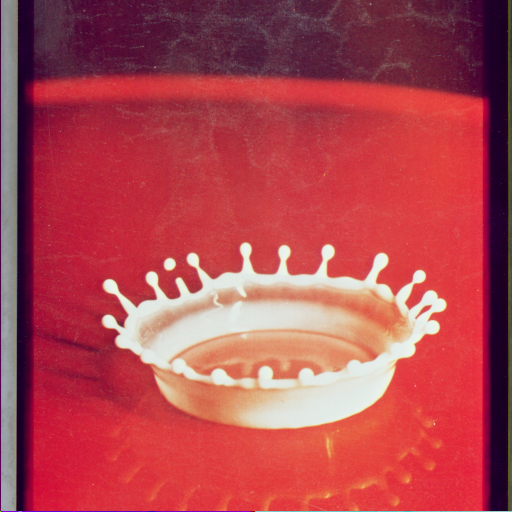
#> input picture Data Set of Images/4.2.01.tiff, 512 x 512 px, found by its file name
$ python '10. Logical Operations on Images.py'
#> lines starting #> are read from the running program, lines starting #| are printed output that depends on the picture
import cv2
import matplotlib.pyplot as plt

def main():

    source = "C:\\Users\\Srikanth\\Desktop\\Python\\Opencv\\Dataset\\"

    imgpath1 = source + "4.2.01.tiff"
    imgpath2 = source + "4.2.02.tiff"

    img1 = cv2.imread(imgpath1,1)
#> img1 is the input picture: shape (512, 512, 3); mean B, G, R 79.9, 70.5, 176.3
    img2 = cv2.imread(imgpath2,1)
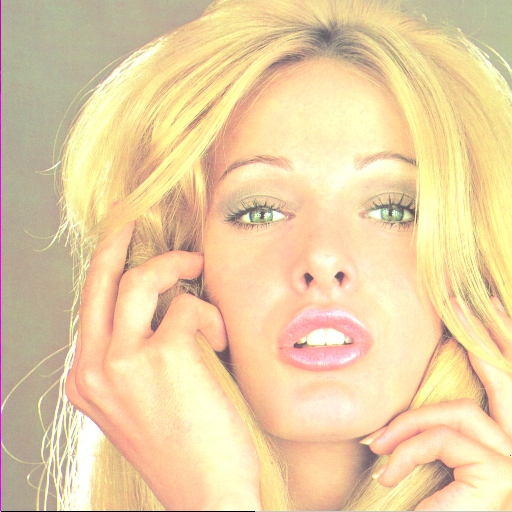
#> input picture Data Set of Images/4.2.02.tiff, 512 x 512 px, found by its file name
#> img2 is the input picture: shape (512, 512, 3); mean B, G, R 163.6, 208.6, 234.2

    img1 = cv2.cvtColor(img1, cv2.COLOR_BGR2RGB)
    img2 = cv2.cvtColor(img2, cv2.COLOR_BGR2RGB)

    img3 = cv2.bitwise_and(img1,img2)
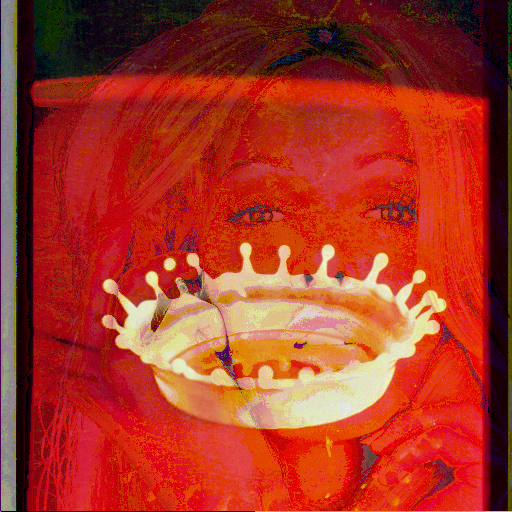
#> img3: shape (512, 512, 3); mean R, G, B 166.1, 54.4, 36.8
    img4 = cv2.bitwise_not(img1)
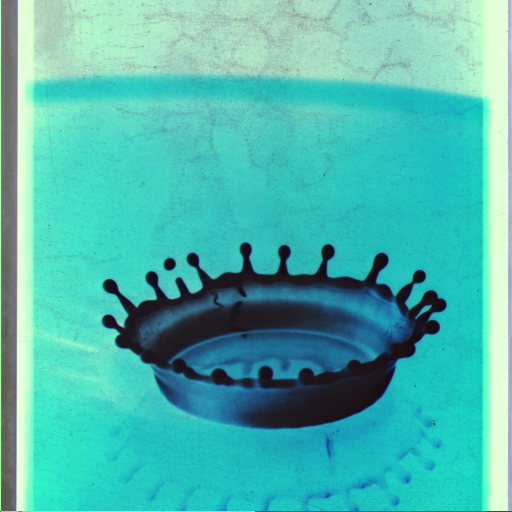
#> img4: shape (512, 512, 3); mean R, G, B 78.7, 184.5, 175.1
    img5 = cv2.bitwise_or(img1,img2)
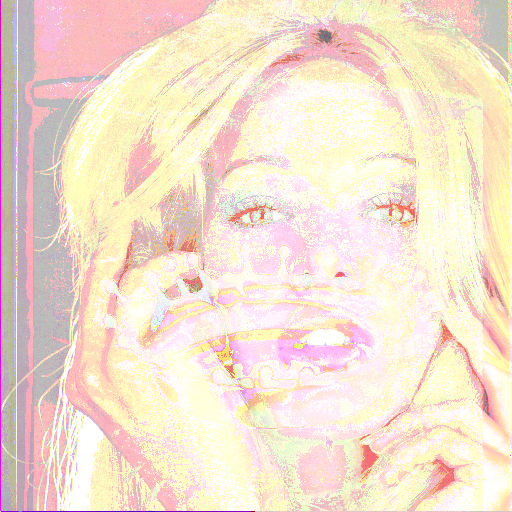
#> img5: shape (512, 512, 3); mean R, G, B 244.3, 224.8, 206.7
    img6 = cv2.bitwise_xor(img1,img2)
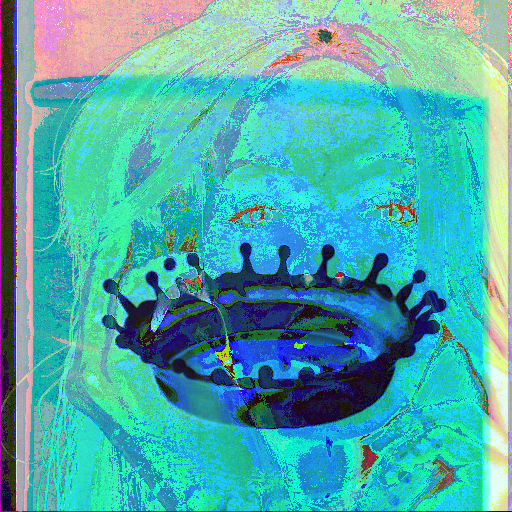
#> img6: shape (512, 512, 3); mean R, G, B 78.2, 170.4, 170

    titles = ['image1','image2','AND','Image Not','OR','XOR']
    images = [img1,img2,img3,img4,img5,img6]

    for i in range(6):
        plt.subplot(2, 3, i+1)
        plt.imshow(images[i])
        plt.title(titles[i])
        plt.xticks([])
        plt.yticks([])

    plt.show()

if __name__ == '__main__':
    main()
